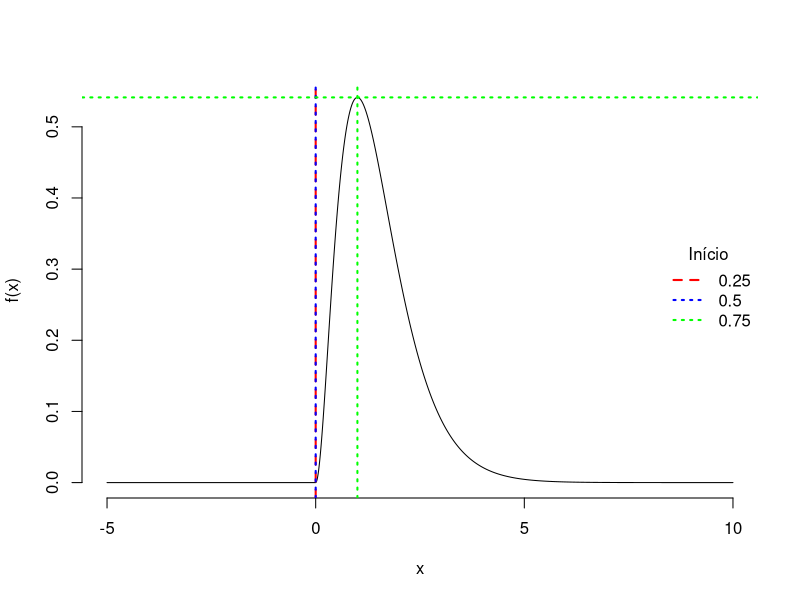
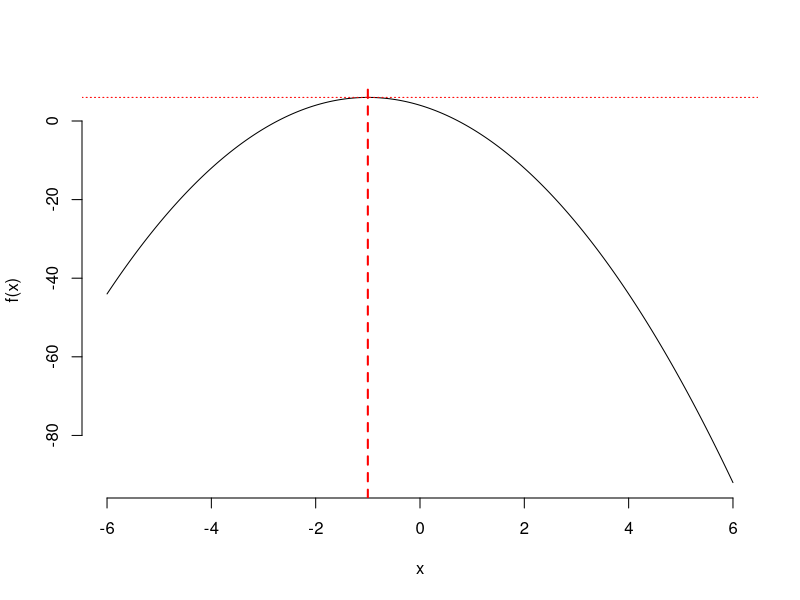
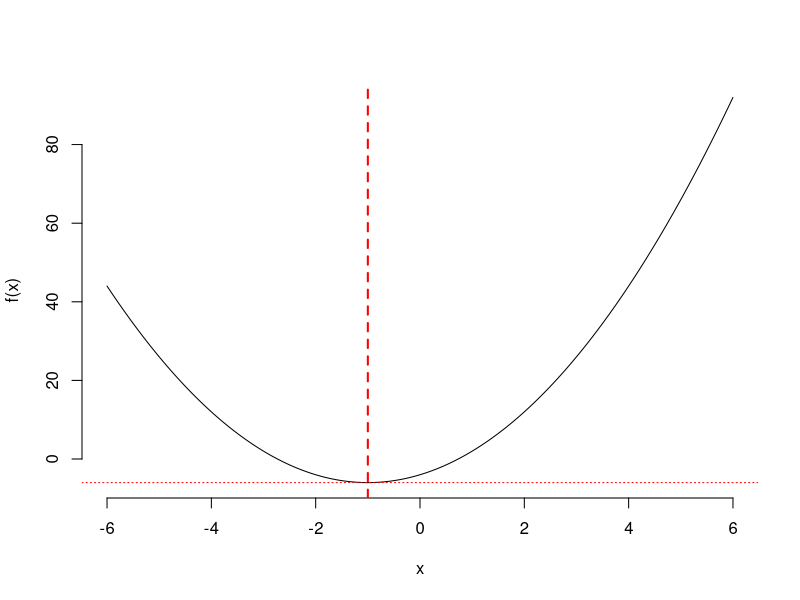

The R source for these figures, in order:
newton <- function(ftn, x0, tol = 1e-9, n.max = 100) {
    x <- x0
    f.x <- ftn(x)
    n <- 0
    while ((abs(f.x[2]) > tol) & (n < n.max)) {
        x <- x - f.x[2]/f.x[3]
        f.x <- ftn(x)
        n <- n + 1
        cat("Na iteração", n, "o valor de x foi de", x, "\n")
    }
    if (n == n.max) {
        cat('Método de newton falhou em convergir\n')
    } else {
        cat("O algoritimo convergiu\n")
        return(x)
    }
}

###################
#Exemplo 1
#Função gamma(x,2,3)
###################

funcao <- function(x) {
    if (x < 0) return(c(0, 0, 0))
    if (x == 0) return(c(0, 0, NaN))
    y <- exp(-2*x)
    return(c(4*x^2*y, 8*x*(1-x)*y, 8*(1-2*x^2)*y))
}

entrada<-seq(-5,10,0.01)
saida<-vector()
for(i in 1:length(entrada)) {
    saida[i]<-funcao(entrada[i])[1]
}

#Figura 1 e 2
plot(entrada,saida,type="l",frame=F,xlab="x",ylab="f(x)")
abline(v=newton(funcao, 0.25),lty=2,lwd=2,col="red")
abline(v=newton(funcao, 0.5),lty=3,lwd=2,col="blue")
abline(v=newton(funcao, 0.75),lty=3,lwd=2,col="green",h=funcao(newton(funcao, 0.75))[1])
legend("right",lty=c(2,3,3),lwd=2,col=c("red","blue","green"),legend=c(0.25,0.5,0.75),title="Início",bty="n")

###################################
#Exemplo 2                        #
#Função de segundo grau invertida #
###################################

funcao <- function(x) {
    fx <- -1*(2*x^2+4*x-4)
    dfx <- -1*(4*x+4)
    ddfx<- -1*(4)
    return(c(fx, dfx, ddfx))
}


entrada<-seq(-6,6,0.01)
saida<-vector()
for(i in 1:length(entrada)) {
    saida[i]<-funcao(entrada[i])[1]
}

#Figura 3
plot(entrada,saida,type="l",frame=F,xlab="x",ylab="f(x)")
abline(v=newton(funcao, -2),lty=2,lwd=2,col="red")
abline(h=funcao(newton(funcao, -2))[1],lty=3,lwd=1,col="red")
newton(funcao, 0)
newton(funcao, 1)


#########################
#Exemplo 3              #
#Função de segundo grau #
#########################
funcao <- function(x) {
    fx <- 2*x^2+4*x-4
    dfx <- 4*x+4
    ddfx<- 4
    return(c(fx, dfx, ddfx))
}


entrada<-seq(-6,6,0.01)
saida<-vector()
for(i in 1:length(entrada)) {
    saida[i]<-funcao(entrada[i])[1]
}

#Figura 4
plot(entrada,saida,type="l",frame=F,xlab="x",ylab="f(x)")
abline(v=newton(funcao, -2),lty=2,lwd=2,col="red")
abline(h=funcao(newton(funcao, -2))[1],lty=3,lwd=1,col="red")
newton(funcao, 0)
newton(funcao, 1)
